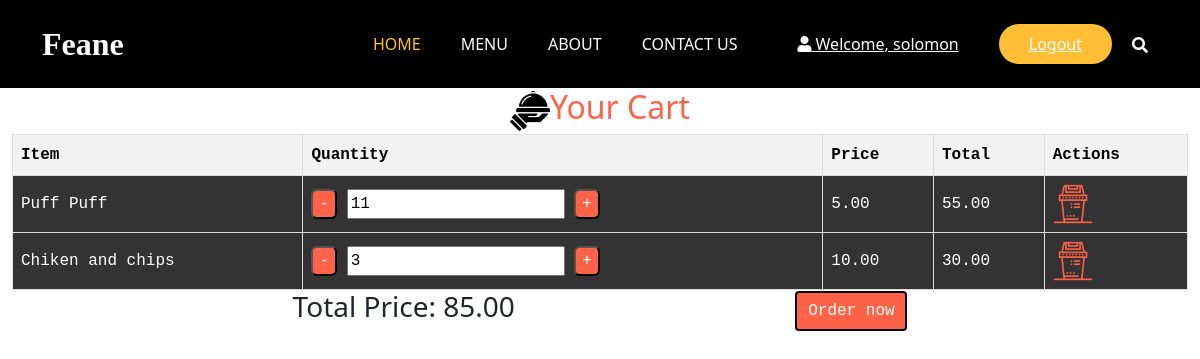
Before: /cart/ (signed in) with the older database file.
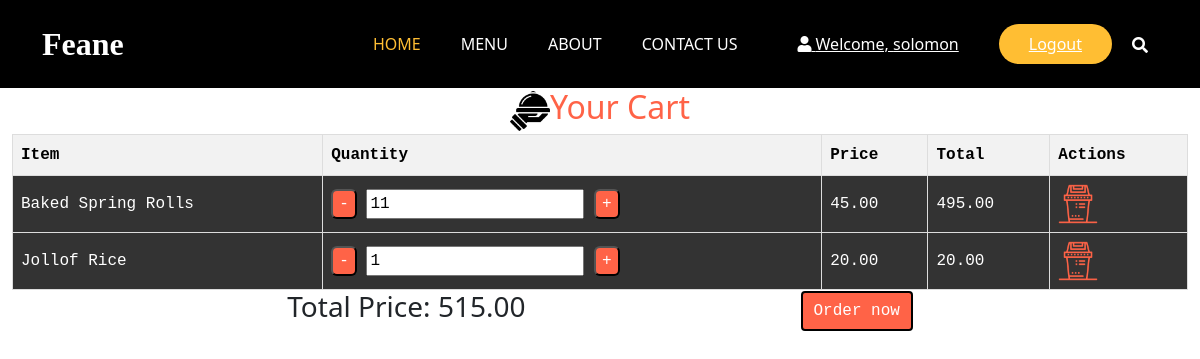
After: the same page with the newer database file.
### restaurant_menu/models.py (models this page shows, shortened)
class CartItem(models.Model):
    cart = models.ForeignKey(Cart, on_delete=models.CASCADE)
    item = models.ForeignKey(Item, on_delete=models.CASCADE)
    quantity = models.PositiveIntegerField(default=1)
    date_added = models.DateTimeField(auto_now_add=True)
    class Meta:
        unique_together = ('cart', 'item')
    def get_total_price(self):
        return self.item.price * self.quantity

class Item(models.Model):
    meal = models.CharField(max_length=1000, unique=True)
    description = models.CharField(max_length=2000)
    price = models.DecimalField(max_digits=10, decimal_places=2)
    meal_type = models.CharField(max_length=200, choices=MEAL_TYPE)
    author = models.ForeignKey(User, on_delete=models.PROTECT)
    status = models.IntegerField(choices=STATUS, default=0)
    date_created = models.DateTimeField(auto_now_add=True)
    date_updated = models.DateTimeField(auto_now=True)
    image = models.ImageField(upload_to='menu_images/', null=True, blank=True)  # Add this line

### restaurant_menu/views.py (the view)
# urls.py: path('cart/', views.view_cart, name="view_cart"),
@user_not_registered_redirect
@login_required
def view_cart(request):
    cart = Cart.objects.filter(user=request.user, is_active=True).first()
    cart_items = CartItem.objects.filter(cart=cart)
    total_price = sum(item.get_total_price() for item in cart_items)
    context = {
        'cart': cart,
        'cart_items':cart_items,
        'total_price':total_price
    }
    return render(request, 'base/cart.html', context)

### restaurant_menu/views.py (called while the page is built)
def user_not_registered_redirect(view_func):
    @wraps(view_func)
    def _wrapped_view(request, *args, **kwargs):
        if not request.user.is_authenticated:
            return redirect('register')
        return view_func(request, *args, **kwargs)
    return _wrapped_view

### restaurant_menu/templates/base/cart.html (shortened to what this page needs)
{% extends 'new_main.html' %}
{% load static %}
{% block content %}
<div class="cart-header">
    <img src="{% static 'images/food_tray.png' %}" alt="Food_tray image" width="40">
    <h2>
        Your Cart
    </h2>
</div>
<table class="cart-table">
    <tr>
        <th>Item</th>
        <th>Quantity</th>
        <th>Price</th>
        <th>Total</th>
        <th>Actions</th>
    </tr>
    {% for item in cart_items %}
    <tr>
        <td>{{ item.item.meal }}</td>
        <td>
            <form id="quantity-form-{{ item.item.id }}" action="{% url 'update_cart_item' item.item.id %}" method="post" class="quantity-form">
                <button type="button" onclick="updateQuantity({{ item.item.id }}, -1)" aria-label="Decrease quantity">-</button>
                <input type="number" name="quantity" id="quantity-{{ item.item.id }}" value="{{ item.quantity }}" min="1" readonly>
                <button type="button" onclick="updateQuantity({{ item.item.id }}, 1)" aria-label="Increase quantity">+</button>
            </form>
        </td>
        <td>{{ item.item.price }}</td>
        <td id="item-total-{{ item.item.id }}">{{ item.get_total_price }}</td>
        <td>
            <a href="{% url 'remove_from_cart' item.item.id %}"> <img src="{% static 'images/trashbin.png' %}" alt="Trashbin image" width="40"> </a>
        </td>
    </tr>
    {% endfor %}
</table>
<div class="price-order">
    <h3>Total Price: <span id="total-price">{{ total_price }}</span></h3>
    <button id="order-now-btn">Order now</button>
</div>
{% endblock %}

### templates/new_main.html (shortened to what this page needs)
<!DOCTYPE html>
{% load static %}
<html lang="en">
<head>
    <link href="https://cdn.jsdelivr.net/npm/bootstrap@5.3.3/dist/css/bootstrap.min.css" rel="stylesheet">
    <link rel="stylesheet" type="text/css" href="https://cdnjs.cloudflare.com/ajax/libs/OwlCarousel2/2.3.4/assets/owl.carousel.min.css">
    <link rel="stylesheet" href="https://cdnjs.cloudflare.com/ajax/libs/jquery-nice-select/1.1.0/css/nice-select.min.css">
    <link href="https://cdnjs.cloudflare.com/ajax/libs/font-awesome/5.15.4/css/all.min.css" rel="stylesheet">
    <link rel="stylesheet" href="{% static 'styles/style.css' %}">
</head>
<body>
    {% include 'sub_nav.html' %}
    <div class="container-fluid">
        {% block content %}
        {% endblock %}
    </div>

### templates/sub_nav.html (shortened to what this page needs)
{% load static %}
<header class="header_section" style="background-color: black;">
    <div class="container">
        <nav class="navbar navbar-expand-lg custom_nav-container">
            <a class="navbar-brand" href="index.html">
                <span>Feane</span>
            </a>
            <div class="collapse navbar-collapse" id="navbarSupportedContent">
                <ul class="navbar-nav mx-auto">
                    <li class="nav-item active">
                        <a class="nav-link" href="index.html">Home</a>
                    </li>
                    <li class="nav-item">
                        <a class="nav-link" href="menu.html">Menu</a>
                    </li>
                    <li class="nav-item">
                        <a class="nav-link" href="about.html">About</a>
                    </li>
                    <li class="nav-item">
                        <a class="nav-link" href="contact.html">Contact Us</a>
                    </li>
                </ul>
                <div class="user_option">
                    {% if user.is_authenticated %}
                        <a href="#" class="user_link">
                            <i class="fa fa-user" aria-hidden="true"></i> Welcome, {{ user.username }}
                        </a>
                        <a href="{% url 'logout' %}" class="order_online">Logout</a>
                    {% endif %}
                    <form class="form-inline">
                        <button class="btn my-2 my-sm-0 nav_search-btn" type="submit">
                            <i class="fa fa-search" aria-hidden="true"></i>
                        </button>
                    </form>
                </div>
            </div>
        </nav>
    </div>
</header>

### restaurant_menu/static/styles/style.css (style rules this page uses)
::placeholder { color: #bbb; opacity: 1; }
.header_section { padding: 15px 0; }
.navbar-brand { font-family: 'Dancing Script', cursive; }
.navbar-brand span { font-weight: bold; font-size: 32px; color: #ffffff; }
.custom_nav-container { padding: 0; }
.custom_nav-container .navbar-nav { padding-left: 18%; }
.custom_nav-container .navbar-nav .nav-item .nav-link { padding: 5px 20px; color: #ffffff; text-align: center; text-transform: uppercase; border-radius: 5px; -webkit-transition: all 0.3s; transition: all 0.3s; }
.custom_nav-container .navbar-nav .nav-item:hover .nav-link, .custom_nav-container .navbar-nav .nav-item.active .nav-link { color: #ffbe33; }
.custom_nav-container .nav_search-btn { width: auto; height: auto; padding: 0; border: none; color: #ffffff; margin: 0 10px; }
.user_option { display: -webkit-box; display: -ms-flexbox; display: flex; -webkit-box-align: center; -ms-flex-align: center; align-items: center; }
.user_option a { margin: 0 10px; }
.user_option .user_link { color: #ffffff; }
.user_option .order_online { display: inline-block; padding: 8px 30px; background-color: #ffbe33; color: #ffffff; border-radius: 45px; -webkit-transition: all 0.3s; transition: all 0.3s; border: none; }
.cart-header { display: flex; justify-content: center; align-items: center; color: #ff6347; }
.cart-table { width: 100%; border-collapse: collapse; font-family: 'Courier New', Courier, monospace; background-color: #333; color: #fff; }
.cart-table th, .cart-table td { border: 1px solid #ddd; padding: 8px; }
.cart-table th { background-color: #f2f2f2; color: black; }
.quantity-form button { background-color: #ff6347; border-radius: 6px; outline: none; color: #fff; }
.price-order { display: flex; align-items: center; justify-content: space-evenly; }
.price-order > button { background-color: #ff6347; font-family: 'Courier New', Courier, monospace; color: #fff; outline: none; border: 2px solid #000; border-radius: 4px; width: 7rem; height: 40px; }

Changed rows visible on the page:
removed CartItem: item.meal "Puff Puff", quantity "11", item.price "5.00", get_total_price "55.00"
removed CartItem: item.meal "Chiken and chips", quantity "3", item.price "10.00", get_total_price "30.00"
added CartItem: item.meal "Baked Spring Rolls", quantity "11", item.price "45.00", get_total_price "495.00"
added CartItem: item.meal "Jollof Rice", quantity "1", item.price "20.00", get_total_price "20.00"
Other visible differences:
{{ total_price }}: "85.00" → "515.00"
